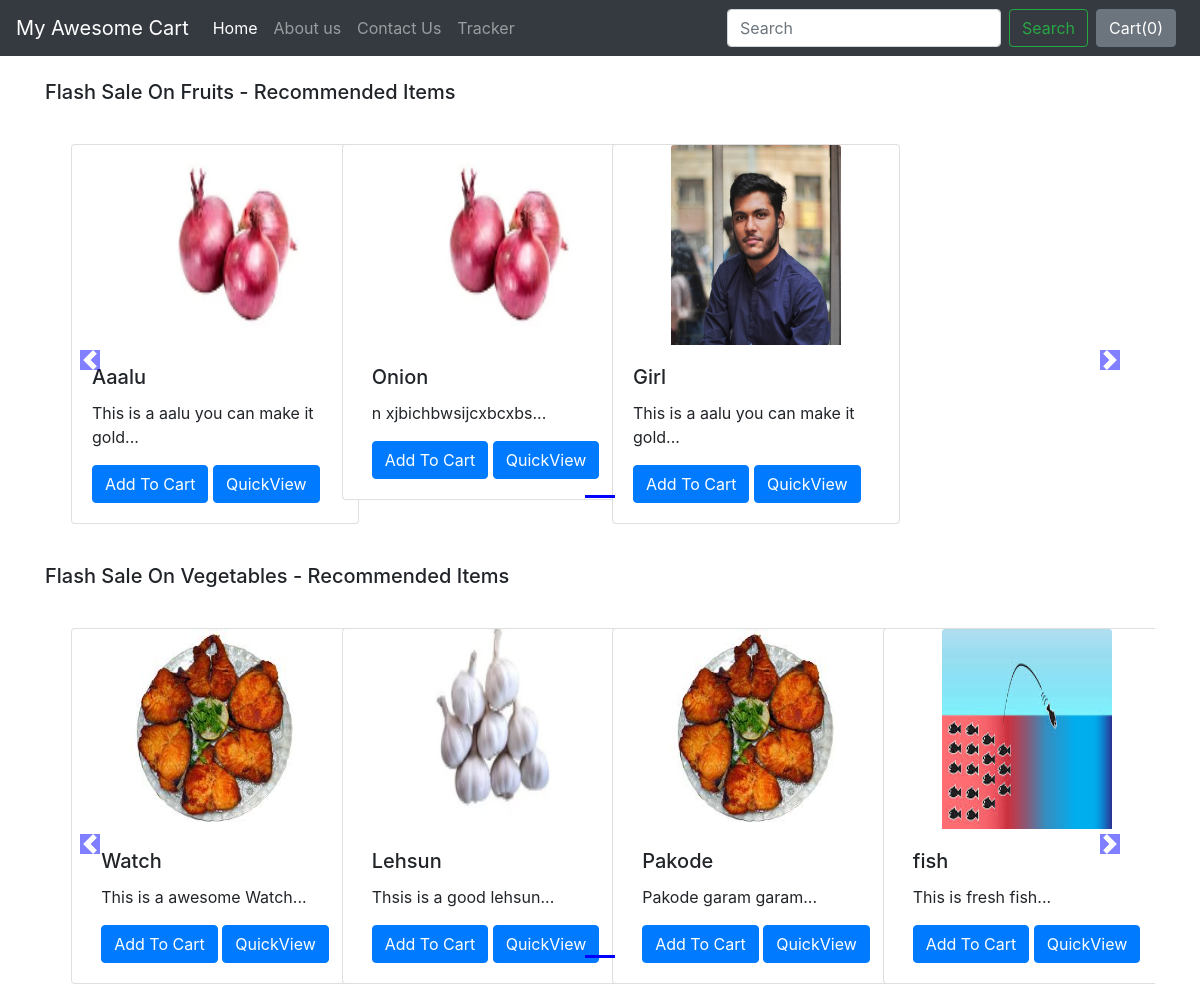
The app's page /shop/ with its own data.
### shop/models.py (models this page shows, shortened)
class Product(models.Model):
    product_id = models.AutoField
    product_name = models.CharField(max_length=50)
    category = models.CharField(max_length=50, default="")
    subcategory = models.CharField(max_length=50, default="")
    price = models.IntegerField(default=0)
    desc = models.CharField(max_length=300)
    pub_date = models.DateField()
    image = models.ImageField(upload_to='shop/images', default="")

### shop/views.py (the view)
# urls.py: path("", views.index, name="ShopHome"),
def index(request):
    allProds = []
    catprods = Product.objects.values('category', 'id')
    cats = {item['category'] for item in catprods}
    for cat in cats:
        prod = Product.objects.filter(category=cat)
        n = len(prod)
        nSlides = n // 4 + ceil((n / 4) - (n // 4))
        allProds.append([prod, range(1, nSlides), nSlides])
    params = {'allProds':allProds}
    return render(request, 'shop/index.html', params)

### shop/templates/shop/index.html (shortened to what this page needs)
{% extends 'shop/basic.html' %}
{% block body %}
{% load static %}
<div class="container">
    {% for product, range, nSlides in allProds %}
    <h5 class="my-4">Flash Sale On {{product.0.category}} - Recommended Items</h5>
    <div class="row">
        <div id="demo{{forloop.counter}}" class="col carousel slide my-3" data-ride="carousel">
            <ul class="carousel-indicators">
                <li data-target="#demo{{forloop.counter}}" data-slide-to="0" class="active"></li>
            </ul>
            <div class="container carousel-inner no-padding">
                <div class="carousel-item active">
                    {% for i in product %}
                    <div class="col-xs-3 col-sm-3 col-md-3">
                        <div class="card align-items-center" style="width: 18rem;">
                            <img src='/media/{{i.image}}' class="card-img-top" alt="...">
                            <div class="card-body">
                                <h5 class="card-title">{{i.product_name}}</h5>
                                <p class="card-text">{{i.desc|slice:"0:53"}}...</p>
                                <span id="divpr{{i.id}}" class="divpr">
                                    <button id="pr{{i.id}}" class="btn btn-primary cart">Add To Cart</button>
                                </span>
                                <a href="/shop/products/{{i.id}}"><button id="qv{{i.id}}" class="btn btn-primary cart">QuickView</button></a>
                            </div>
                        </div>
                    </div>
                    {% endfor %}
                </div>
            </div>
        </div>
        <a class="carousel-control-prev" href="#demo{{forloop.counter}}" data-slide="prev">
            <span class="carousel-control-prev-icon"></span>
        </a>
        <a class="carousel-control-next" href="#demo{{forloop.counter}}" data-slide="next">
            <span class="carousel-control-next-icon"></span>
        </a>
    </div>
    {% endfor %}
</div>
{% endblock %}

### shop/templates/shop/basic.html (shortened to what this page needs)
<!doctype html>
<html lang="en">
  <head>
    <link rel="stylesheet" href="https://stackpath.bootstrapcdn.com/bootstrap/4.2.1/css/bootstrap.min.css">
  </head>
  <body>
    <nav class="navbar navbar-expand-lg navbar-dark bg-dark">
  <a class="navbar-brand" href="/shop/">My Awesome Cart</a>
  <div class="collapse navbar-collapse" id="navbarSupportedContent">
    <ul class="navbar-nav mr-auto">
      <li class="nav-item active">
        <a class="nav-link" href="/shop/">Home <span class="sr-only">(current)</span></a>
      </li>
      <li class="nav-item">
        <a class="nav-link" href="/shop/about">About us</a>
      </li>
      <li class="nav-item">
        <a class="nav-link" href="/shop/contact">Contact Us</a>
      </li>
      <li class="nav-item">
        <a class="nav-link" href="/shop/tracker">Tracker</a>
      </li>
    </ul>
    <form class="form-inline my-2 my-lg-0">
      <input class="form-control mr-sm-2" type="search" placeholder="Search" aria-label="Search">
      <button class="btn btn-outline-success my-2 my-sm-0" type="submit">Search</button>
    </form>
    <button type="button" class="btn btn-secondary mx-2" data-container="body" id="popcart" data-html="true" data-toggle="popover" data-placement="bottom" data-content="Vivamus
sagittis lacus vel augue laoreet rutrum faucibus.">
  Cart(<span id="cart">0</span>)
</button>
  </div>
</nav>
  {% block body %} {% endblock %}
  </body>
</html>

### records on screen
Product: category "Fruits", image (picture), product_name "Aaalu", desc "This is a aalu you can make it gold"
Product: image (picture), product_name "Onion", desc "n xjbichbwsijcxbcxbs"
Product: image (picture), product_name "Girl", desc "This is a aalu you can make it gold"
Product: category "Vegetables", image (picture), product_name "Watch", desc "This is a awesome Watch"
Product: image (picture), product_name "Lehsun", desc "Thsis is a good lehsun"
Product: image (picture), product_name "Pakode", desc "Pakode garam garam"
Product: image (picture), product_name "fish", desc "This is fresh fish"
